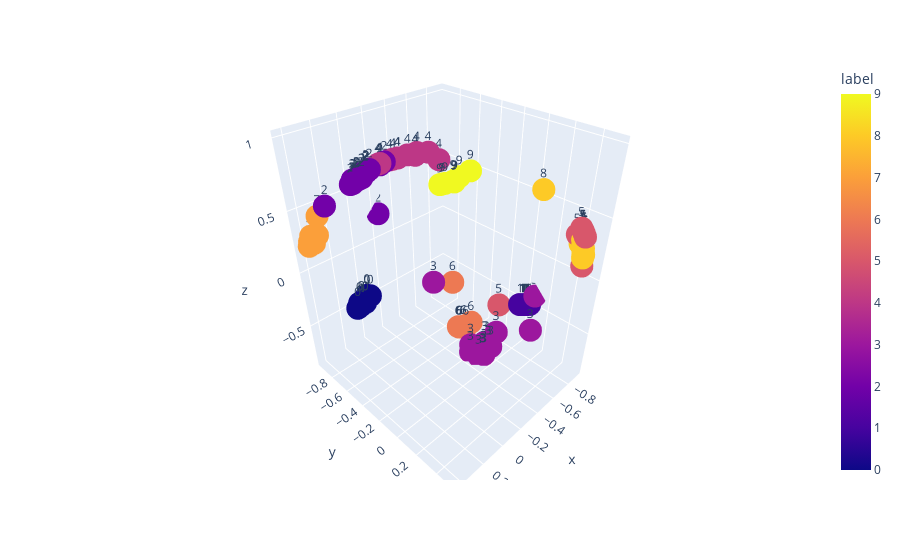

The cell this chart's notebook holds for it:
### Code cell
df = pd.DataFrame({'x': embeds[:, 0], 
                   'y': embeds[:, 1], 
                   'z': embeds[:, 2], 
                   'label': batch_labels.numpy()})

fig = px.scatter_3d(df, x='x', y='y', z='z',
                      color='label', text='label')
fig.show()
